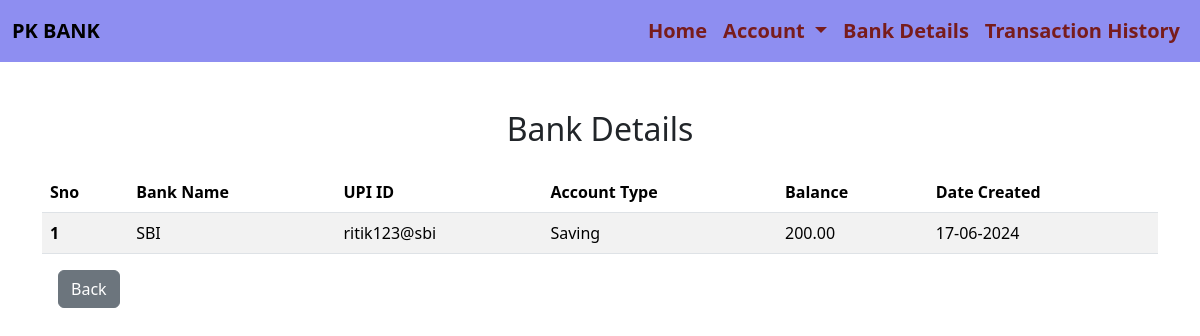
Page /bank_details (signed in) on the committed database.
### app.py (models this page shows)
class Account(db.Model):
    accountID = db.Column(db.Integer, primary_key=True)
    customerID = db.Column(db.Integer, db.ForeignKey('customer.customerID'), nullable=False)
    bank = db.Column(db.String(250), nullable=False)
    upiID = db.Column(db.String(150), nullable=False)
    pin = db.Column(db.String(255), nullable=False)
    accountType = db.Column(db.String(50))
    balance = db.Column(db.Numeric(15, 2), nullable=False, default=Decimal('500.00'))
    createdAt = db.Column(db.DateTime, default=datetime.utcnow)

### app.py (the view)
@app.route('/bank_details')
def bankDetails():
    if 'user_id' not in session:
        return redirect(url_for('login'))
    allBank = Account.query.filter_by(customerID=session['user_id']).all()
    return render_template('bankdetails.html', allBank=allBank)

### templates/bankdetails.html (shortened to what this page needs)
<!doctype html>
<html lang="en">
<head>
    <link href="https://cdn.jsdelivr.net/npm/bootstrap@5.3.3/dist/css/bootstrap.min.css" rel="stylesheet"
>
</head>
<body>
    <nav class="navbar navbar-expand-lg" style="background-color: rgb(142, 142, 241);">
        <div class="container-fluid">
            <a class="navbar-brand" href="#" style="font-weight: bold;">PK BANK</a>
            <div class="collapse navbar-collapse" id="navbarNavDropdown">
                <ul class="navbar-nav" style="margin-left: auto;">
                    <li class="nav-item">
                        <a class="nav-link" aria-current="page" href="/dashboard">Home</a>
                    </li>
                    <li class="nav-item dropdown">
                        <a class="nav-link dropdown-toggle" href="#" role="button" data-bs-toggle="dropdown"
                            aria-expanded="false">
                            Account
                        </a>
                    </li>
                    <li class="nav-item">
                        <a class="nav-link" aria-current="page" href="#">Bank Details</a>
                    </li>
                    <li class="nav-item">
                        <a class="nav-link" href="/transaction_history">Transaction History</a>
                    </li>
                </ul>
            </div>
        </div>
    </nav>
    <div class="container">
        <h2 style="text-align: center;" class="mt-5 mb-4">Bank Details</h2>
        <table class="table table-striped">
            {% if allBank|length==0 %}
            <div class="alert alert-dark mt-2" role="alert">
                No Bank Details Found
            </div>
            {%else%}
            <thead>
                <tr>
                    <th scope="col">Sno</th>
                    <th scope="col">Bank Name</th>
                    <th scope="col">UPI ID</th>
                    <th scope="col">Account Type</th>
                    <th scope="col">Balance</th>
                    <th scope="col">Date Created</th>
                </tr>
            </thead>
            <tbody>
                {% for detail in allBank %}
                <tr>
                    <th scope="row">{{loop.index}}</th>
                    <td>{{detail.bank}}</td>
                    <td>{{detail.upiID}}</td>
                    <td>{{detail.accountType}}</td>
                    <td>{{detail.balance}}</td>
                    <td>{{ detail.createdAt.strftime('%d-%m-%Y') }}</td>
                </tr>
                {% endfor %}
            </tbody>
            {%endif%}
        </table>
        <a href="/dashboard" class="btn btn-secondary ms-3" role="button">Back</a>
    </div>
</body>
</html>

### templates/bankdetails.html (style rules this page uses)
.nav-link { color: #781c1c; font-weight: bold; font-size: 20px; }

### rows in the picture
Account: bank "SBI", upiID "ritik123@sbi", accountType "Saving", balance "200.00", createdAt "17-06-2024"
